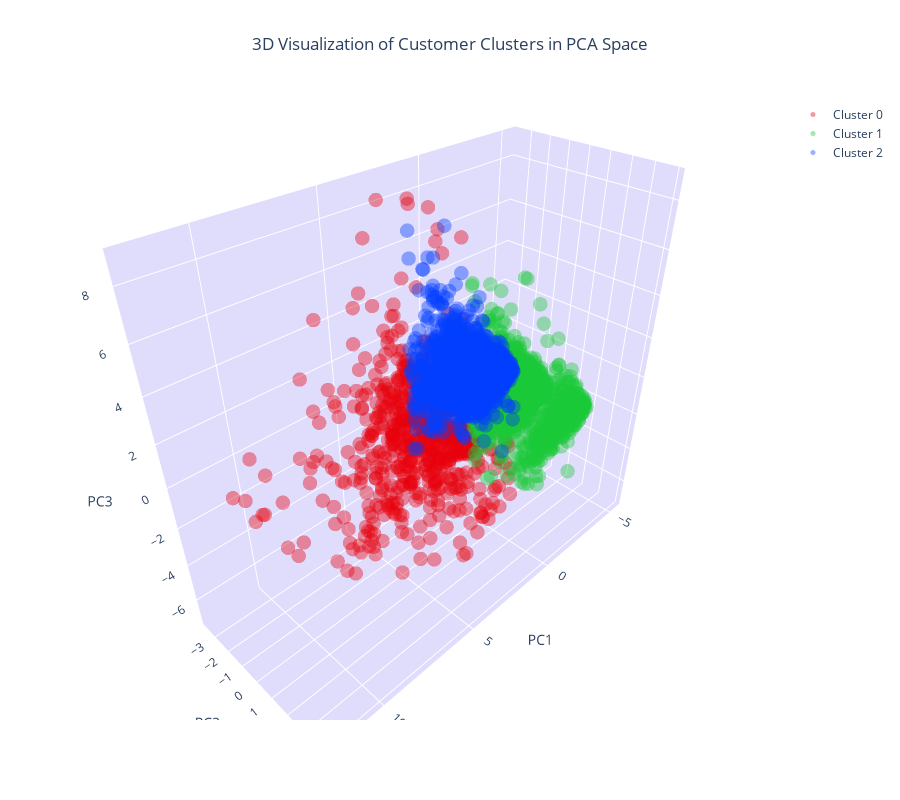

Notebook code cell kept with this figure:
### Code cell
# Create separate data frames for each cluster
cluster_0 = customer_data_pca[customer_data_pca['cluster'] == 0]
cluster_1 = customer_data_pca[customer_data_pca['cluster'] == 1]
cluster_2 = customer_data_pca[customer_data_pca['cluster'] == 2]

# Create a 3D scatter plot
fig = go.Figure()

# Add data points for each cluster separately and specify the color
fig.add_trace(go.Scatter3d(x=cluster_0['PC1'], y=cluster_0['PC2'], z=cluster_0['PC3'], 
                           mode='markers', marker=dict(color=colors[0], size=5, opacity=0.4), name='Cluster 0'))
fig.add_trace(go.Scatter3d(x=cluster_1['PC1'], y=cluster_1['PC2'], z=cluster_1['PC3'], 
                           mode='markers', marker=dict(color=colors[1], size=5, opacity=0.4), name='Cluster 1'))
fig.add_trace(go.Scatter3d(x=cluster_2['PC1'], y=cluster_2['PC2'], z=cluster_2['PC3'], 
                           mode='markers', marker=dict(color=colors[2], size=5, opacity=0.4), name='Cluster 2'))

# Set the title and layout details
fig.update_layout(
    title=dict(text='3D Visualization of Customer Clusters in PCA Space', x=0.5),
    scene=dict(
        xaxis=dict(backgroundcolor="#e0dcfc", gridcolor='white', title='PC1'),
        yaxis=dict(backgroundcolor="#e0dcfc", gridcolor='white', title='PC2'),
        zaxis=dict(backgroundcolor="#e0dcfc", gridcolor='white', title='PC3'),
    ),
    width=900,
    height=800
)

# Show the plot
fig.show()

### Figure 1 — Plotly figure (JSON) as saved in the notebook; plotly's stock layout.template omitted (floating-point values rounded to 4 significant figures; data arrays with more than 128 entries replaced by an {"elided": "..."} marker saying what was removed)
{"data": [{"marker": {"color": "#e8000b", "opacity": 0.4, "size": 5}, "mode": "markers", "name": "Cluster 0", "type": "scatter3d", "x": {"elided": "736 float values"}, "y": {"elided": "736 float values"}, "z": {"elided": "736 float values"}}, {"marker": {"color": "#1ac938", "opacity": 0.4, "size": 5}, "mode": "markers", "name": "Cluster 1", "type": "scatter3d", "x": {"elided": "1656 float values"}, "y": {"elided": "1656 float values"}, "z": {"elided": "1656 float values"}}, {"marker": {"color": "#023eff", "opacity": 0.4, "size": 5}, "mode": "markers", "name": "Cluster 2", "type": "scatter3d", "x": {"elided": "1675 float values"}, "y": {"elided": "1675 float values"}, "z": {"elided": "1675 float values"}}], "layout": {"height": 800, "scene": {"xaxis": {"backgroundcolor": "#e0dcfc", "gridcolor": "white", "title": {"text": "PC1"}}, "yaxis": {"backgroundcolor": "#e0dcfc", "gridcolor": "white", "title": {"text": "PC2"}}, "zaxis": {"backgroundcolor": "#e0dcfc", "gridcolor": "white", "title": {"text": "PC3"}}}, "title": {"text": "3D Visualization of Customer Clusters in PCA Space", "x": 0.5}, "width": 900}}
